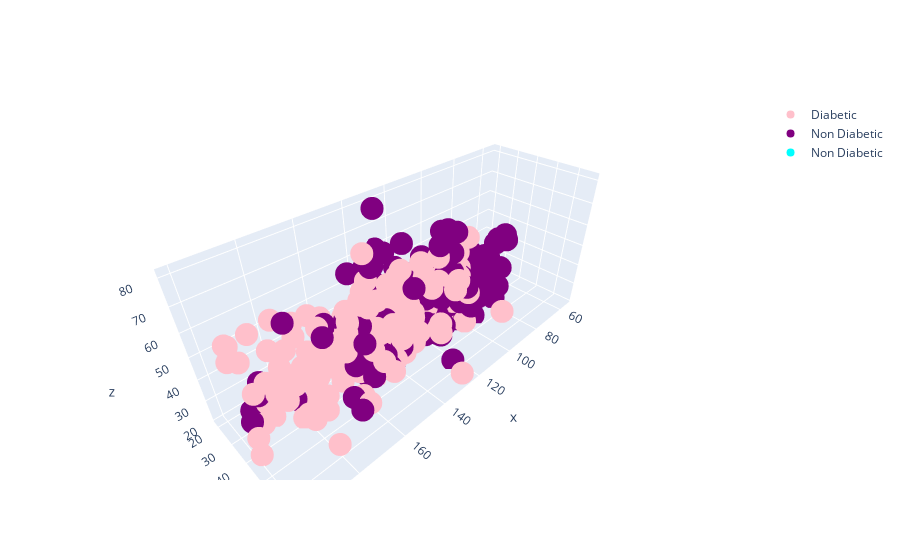

Notebook cell for this chart:
### Code cell
test_point = [147, 32, 38]
tx = test_point[0]
ty = test_point[1]
tz = test_point[2]
fig = go.Figure()
fig.add_trace(go.Scatter3d(x=df_y['Glucose'], y=df_y['BMI'], z=df_y['Age'],mode='markers',marker=dict(color="pink"),name='Diabetic'))
fig.add_trace(go.Scatter3d(x=df_n['Glucose'], y=df_n['BMI'], z=df_n['Age'],mode='markers',marker=dict(color="purple"),name='Non Diabetic'))
fig.add_trace(go.Scatter3d(x= [tx], y= [ty], z= [tz],mode='markers',marker=dict(color="cyan"),name='Non Diabetic'))

fig.show()

### Figure 1 — Plotly figure (JSON) as saved in the notebook; plotly's stock layout.template omitted (floating-point values rounded to 4 significant figures; data arrays with more than 128 entries replaced by an {"elided": "..."} marker saying what was removed)
{"data": [{"marker": {"color": "pink"}, "mode": "markers", "name": "Diabetic", "type": "scatter3d", "x": {"elided": "177 int values"}, "y": {"elided": "177 float values"}, "z": {"elided": "177 int values"}}, {"marker": {"color": "purple"}, "mode": "markers", "name": "Non Diabetic", "type": "scatter3d", "x": {"elided": "355 int values"}, "y": {"elided": "355 float values"}, "z": {"elided": "355 int values"}}, {"marker": {"color": "cyan"}, "mode": "markers", "name": "Non Diabetic", "type": "scatter3d", "x": [147], "y": [32], "z": [38]}], "layout": {}}
